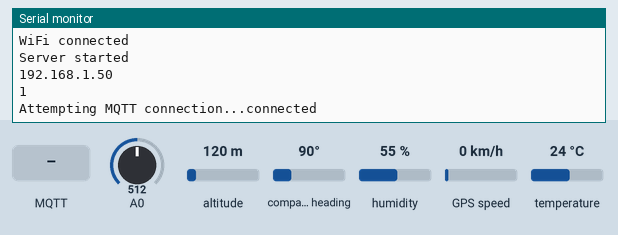
Simulated run of this sketch. Board: ESP8266 (Wemos D1 mini). On the bench: the last lines printed to the serial monitor. Inputs (shaded band) come from the test bench; at power-on: A0 = 512, altitude 120 m, compass heading 90°, humidity 55 %, GPS speed 0 km/h, temperature 24 °C. WiFi joins after 1.5 s; servers stay silent unless stated; storage starts empty; random numbers use the default seed unless the sketch sets one; the GPS gets a fix after 3 s at 37.7749, -122.4194 with 8 satellites; no MQTT or app messages arrive unless stated.

Above: at 2.9 s.
3.0 s: MQTT message "TEMPERATURE" arrives on the first subscribed topic
At 3.8 s:
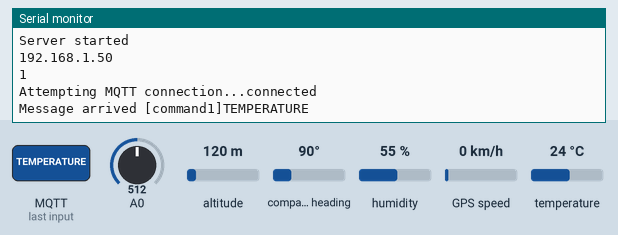
11.5 s: MQTT message "HUMIDITY" arrives on the first subscribed topic
At 12.3 s:
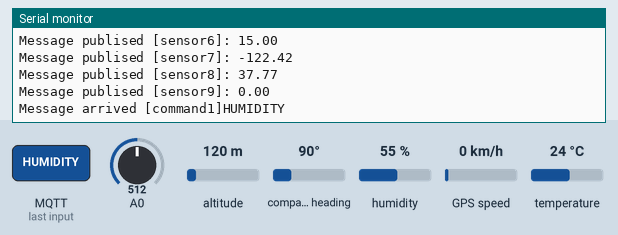
13.0 s: MQTT message "1" arrives on the first subscribed topic
At 13.7 s:
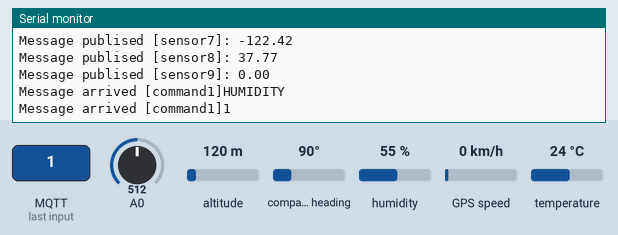
14.5 s: MQTT message "on" arrives on the first subscribed topic
At 15.7 s:
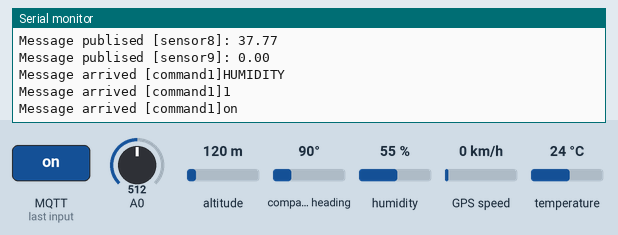
16.0 s: MQTT message "off" arrives on the first subscribed topic
At 16.9 s:
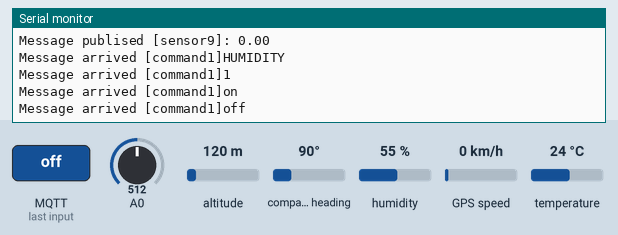
Timing chart, 0 to 19.0 s (numbered marks = the images above; inputs shaded):
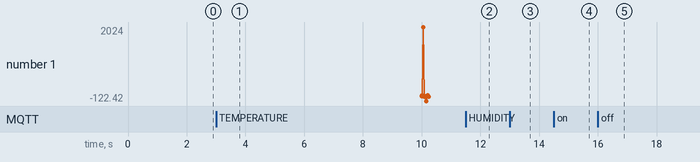

The sketch:

TLT_MQTT.ino
```cpp
// Pemantau lokasi, waktu dan suhu pada range tertentu dengan MQTT V001
// Disusun oleh Riyanto dkk
// CP :  +6289663257596
// 2022 Juli 8
// Material :
// 1. Wemos D1 Mini
// 2. SdCard Shield
// 3. DHT11 Shield
// 4. GY-GPS-6MV2
// 5. Powerbank
// 6. Modem 4GLTE

#include <ESP8266WiFi.h>
#ifdef ESP8266
 #include <ESP8266WiFi.h>  // Pins for board ESP8266 Wemos-NodeMCU
 #else
 #include <WiFi.h>
#endif

#include <PubSubClient.h>
#include <WiFiClientSecure.h>
#include <TinyGPS++.h>
#include <SoftwareSerial.h>
#include <Arduino.h>
#include <Hash.h>
#include <ESPAsyncTCP.h>
#include <ESPAsyncWebServer.h>
#include <Adafruit_Sensor.h>
#include <DHT.h>
// SD Card -----------------
#include <SPI.h>
#include <SD.h>

const int chipSelect = 4;
// ----------------------- SD card


TinyGPSPlus gps;
SoftwareSerial SerialGPS(4, 3);

const char* ssid = "4G-UFI-606757";
const char* password = "12345678";

//---- MQTT Broker settings
const char* mqtt_server = "751cd6e9df164ebb895ed1933aa395af.s2.eu.hivemq.cloud"; // replace with your broker url
const char* mqtt_username = "riyanto";
const char* mqtt_password = "Mqttclient1";
const int mqtt_port =8883;


WiFiClientSecure espClient;   // for no secure connection use WiFiClient instead of WiFiClientSecure
//WiFiClient espClient;
PubSubClient client(espClient);
unsigned long lastMsg = 0;

#define MSG_BUFFER_SIZE  (250)
char msg[MSG_BUFFER_SIZE];
//float sensor1 = 0;
//float sensor2 = 0;

float sensor1 = 0;
float sensor2 = 0;
float sensor3 = 0;
float sensor4 = 0;
float sensor5 = 0;
float sensor6 = 0;
float sensor7 = 0.00000;
float sensor8 = 0.00000;
float sensor9 = 0;
int command1 =0;

const char* sensor1_topic="sensor1";
const char* sensor2_topic="sensor2";
const char* sensor3_topic="sensor3";
const char* sensor4_topic="sensor4";
const char* sensor5_topic="sensor5";
const char* sensor6_topic="sensor6";
const char* sensor7_topic="sensor7";
const char* sensor8_topic="sensor8";
const char* sensor9_topic="sensor9";
//const char*  sensor2_topic="sensor3";

const char* command1_topic="command1";
//const char* command1_topic="command2";


#define DHTPIN 2     // Digital pin D7 => GPIO13 =>13
#define DHTTYPE    DHT11     // DHT 11

DHT dht(DHTPIN, DHTTYPE);
float t = 0.00;
float h = 0.00;
//AsyncWebServer server(80);


float Latitude , Longitude;
int year , month , date, hour , minute , second;
String DateString , TimeString , LatitudeString , LongitudeString;

unsigned long previousMillis = 0;    // will store last time DHT was updated
const long interval = 10000;

WiFiServer server(80);

// Replaces placeholder with DHT values
String processor(const String& var){
  //Serial.println(var);
  if(var == "TEMPERATURE"){
    return String(t);
  }
  else if(var == "HUMIDITY"){
    return String(h);
  }
  return String();
}

//==========================================
void setup_wifi() {
  delay(10);
  Serial.print("\nConnecting to ");
  Serial.println(ssid);

  WiFi.mode(WIFI_STA);
  WiFi.begin(ssid, password);

  while (WiFi.status() != WL_CONNECTED) {
    delay(500);
    Serial.print(".");
  }
  randomSeed(micros());
  Serial.println("\nWiFi connected\nIP address: ");
  Serial.println(WiFi.localIP());
}


//=====================================
void reconnect() {
  // Loop until we're reconnected
  while (!client.connected()) {
    Serial.print("Attempting MQTT connection...");
    String clientId = "ESP8266Client-";   // Create a random client ID
    clientId += String(random(0xffff), HEX);
    // Attempt to connect
    if (client.connect(clientId.c_str(), mqtt_username, mqtt_password)) {
      Serial.println("connected");

      client.subscribe(command1_topic);   // subscribe the topics here
      //client.subscribe(command2_topic);   // subscribe the topics here
    } else {
      Serial.print("failed, rc=");
      Serial.print(client.state());
      Serial.println(" try again in 5 seconds");   // Wait 5 seconds before retrying
      delay(5000);
    }
  }
}

//================================================ setup

void setup()
{
  Serial.begin(9600);
// ---------------------- IoT
 while (!Serial) delay(1);
  setup_wifi();
  pinMode(BUILTIN_LED, OUTPUT);     // Initialize the BUILTIN_LED pin as an output


  #ifdef ESP8266
    espClient.setInsecure();
  #else   // for the ESP32
    espClient.setCACert(root_ca);      // enable this line and the the "certificate" code for secure connection
  #endif

  client.setServer(mqtt_server, mqtt_port);
  client.setCallback(callback);
  // --------------------------- IoT


 // SD card ----------------------------------------------------
Serial.print("Initializing SD card...");

  // see if the card is present and can be initialized:
  if (!SD.begin(chipSelect)) {
    Serial.println("Card failed, or not present");
    // don't do anything more:
    return;
  }
  Serial.println("card initialized.");
// ---------------------------------------------------  SD card

  SerialGPS.begin(9600);
    dht.begin();
  Serial.println();
  Serial.print("Connecting");
  WiFi.begin(ssid, password);
  while (WiFi.status() != WL_CONNECTED)
  {
    delay(500);
    Serial.print(".");
  }
  Serial.println("");
  Serial.println("WiFi connected");

  server.begin();
  Serial.println("Server started");
  Serial.println(WiFi.localIP());
  Serial.println(SerialGPS.available());


delay(100);


}

void loop()
{


//-------------------- IoT
if (!client.connected()) reconnect();
  client.loop();

  //---- example: how to publish sensor values every 5 sec
  unsigned long now = millis();
  if (now - lastMsg > 10000) {
    lastMsg = now;
 //   sensor1= (TimeString);       // replace the random value with your sensor value
 //   sensor2= (DateString);    // replace the random value  with your sensor value
 //    sensor1= (hour);       // replace the random value with your sensor value
 //   sensor2= (year);    // replace the random value  with your sensor value

    sensor1= (hour);       // replace the random value with your sensor value

    sensor2= (minute);

    sensor3= (second);

    sensor4= (year);    // Latitude

    sensor5= (month);

    sensor6= (date);

    sensor7= (Longitude);

    sensor8= (Latitude);

    sensor9= (t);

    publishMessage(sensor1_topic,String(sensor1),true);

    publishMessage(sensor2_topic,String(sensor2),true);

    publishMessage(sensor3_topic,String(sensor3),true);

    publishMessage(sensor4_topic,String(sensor4),true);

    publishMessage(sensor5_topic,String(sensor5),true);

    publishMessage(sensor6_topic,String(sensor6),true);

    publishMessage(sensor7_topic,String(sensor7),true);

    publishMessage(sensor8_topic,String(sensor8),true);

    publishMessage(sensor9_topic,String(sensor9),true);
  }
 delay(50);

// ------------------------ IoT

  while (SerialGPS.available() > 0)
    if (gps.encode(SerialGPS.read()))
    {
      if (gps.location.isValid())
      {
        Latitude = gps.location.lat();
        LatitudeString = String(Latitude , 6);
        Longitude = gps.location.lng();
        LongitudeString = String(Longitude , 6);
      }

      if (gps.date.isValid())
      {
        DateString = "";
        date = gps.date.day();
        month = gps.date.month();
        year = gps.date.year();

        if (date < 10)
        DateString = '0';
        DateString += String(date);

        DateString += " / ";

        if (month < 10)
        DateString += '0';
        DateString += String(month);
        DateString += " / ";

        if (year < 10)
        DateString += '0';
        DateString += String(year);
      }

      if (gps.time.isValid())
      {
        TimeString = "";
        hour = gps.time.hour()+ 7; //adjust UTC
        minute = gps.time.minute();
        second = gps.time.second();

        if (hour < 10)
        TimeString = '0';
        TimeString += String(hour);
        TimeString += " : ";

        if (minute < 10)
        TimeString += '0';
        TimeString += String(minute);
        TimeString += " : ";

        if (second < 10)
        TimeString += '0';
        TimeString += String(second);
      }


    }

unsigned long currentMillis = millis();
  if (currentMillis - previousMillis >= interval) {
    // save the last time you updated the DHT values
    previousMillis = currentMillis;
    // Read temperature as Celsius (the default)
    float newT = dht.readTemperature();
    // Read temperature as Fahrenheit (isFahrenheit = true)
    //float newT = dht.readTemperature(true);
    // if temperature read failed, don't change t value
    if (isnan(newT)) {
      Serial.println("Failed to read from DHT sensor!");
    }
    else {
      t = newT;
    //  Serial.println(t);
    }
    // Read Humidity
    float newH = dht.readHumidity();
    // if humidity read failed, don't change h value
    if (isnan(newH)) {
      Serial.println("Failed to read from DHT sensor!");
    }
    else {
      h = newH;
     // Serial.println(h);
    }
  }

    /*
Serial.println(t);
Serial.println(h);
      Serial.println(LatitudeString);
  Serial.println(LongitudeString);
      Serial.println(DateString);
  Serial.println(TimeString);
  */


// SD card ------------------------------------------------------------
// make a string for assembling the data to log:
  String dataString = "";

  // read three sensors and append to the string:
  for (int analogPin = 0; analogPin < 3; analogPin++) {
    int sensor = analogRead(analogPin);
    dataString += String(sensor);
    if (analogPin < 2) {
      dataString += ",";
    }
  }

  // open the file. note that only one file can be open at a time,
  // so you have to close this one before opening another.
  File dataFile = SD.open("datalog.txt", FILE_WRITE);

  // if the file is available, write to it:
  if (dataFile) {
    dataFile.print(TimeString);
    dataFile.print(",");
    dataFile.print(DateString);
    dataFile.print(",");
    dataFile.print(LatitudeString);
    dataFile.print(",");
    dataFile.print(LongitudeString);
    dataFile.print(",");
    dataFile.println(t);

    dataFile.close();

/*
//-------------------- IoT
if (!client.connected()) reconnect();
  client.loop();

  //---- example: how to publish sensor values every 5 sec
  unsigned long now = millis();
  if (now - lastMsg > 5000) {
    lastMsg = now;
 //   sensor1= (TimeString);       // replace the random value with your sensor value
 //   sensor2= (DateString);    // replace the random value  with your sensor value
 //    sensor1= (hour);       // replace the random value with your sensor value
 //   sensor2= (year);    // replace the random value  with your sensor value

    sensor1= (hour);       // replace the random value with your sensor value
    sensor2= (year);    // replace the random value  with your sensor value
    sensor3= (Latitude);
    sensor4= (Longitude);
    sensor5= (t);
    publishMessage(sensor1_topic,String(sensor1),true);
    publishMessage(sensor2_topic,String(sensor2),true);
    publishMessage(sensor3_topic,String(sensor3),true);
    publishMessage(sensor4_topic,String(sensor4),true);
    publishMessage(sensor5_topic,String(sensor5),true);
  }
// ------------------------ IoT
*/


    // print to the serial port too:
   /* Serial.print(TimeString);
    Serial.print(",");
    Serial.print(DateString);
    Serial.print(",");
    Serial.print(LatitudeString);
    Serial.print(",");
    Serial.print(LongitudeString);
    Serial.print(",");
    Serial.println(t);
    */
  }
  // if the file isn't open, pop up an error:
  else {
    Serial.println("error opening datalog.txt");
  }

  // ------------------------------------------------------ SD card

}
// ----------------------- IoT
void callback(char* topic, byte* payload, unsigned int length) {
  String incommingMessage = "";
  for (int i = 0; i < length; i++) incommingMessage+=(char)payload[i];

  Serial.println("Message arrived ["+String(topic)+"]"+incommingMessage);

  //--- check the incomming message
    if( strcmp(topic,command1_topic) == 0){
     if (incommingMessage.equals("1")) digitalWrite(BUILTIN_LED, LOW);   // Turn the LED on
     else digitalWrite(BUILTIN_LED, HIGH);  // Turn the LED off
  }

   //  check for other commands
 /*  else  if( strcmp(topic,command2_topic) == 0){
     if (incommingMessage.equals("1")) {  } // do something else
  }
  */
}


//======================================= publising as strings
void publishMessage(const char* topic, String payload , boolean retained){
  client.publish(topic, (byte*) payload.c_str(), 10, true);
  Serial.println("Message publised ["+String(topic)+"]: "+payload);
}
// ------------------ IoT
```

Measured:
- after the input at 3.0 s, the serial monitor: prints a new line after 0.05 s (image 1)
- after the input at 11.5 s, the serial monitor: prints a new line at once (image 2)
- after the input at 13.0 s, the serial monitor: prints a new line at once (image 3)
- after the input at 14.5 s, the serial monitor: prints a new line at once (image 4)
- after the input at 16.0 s, the serial monitor: prints a new line at once (image 5)
